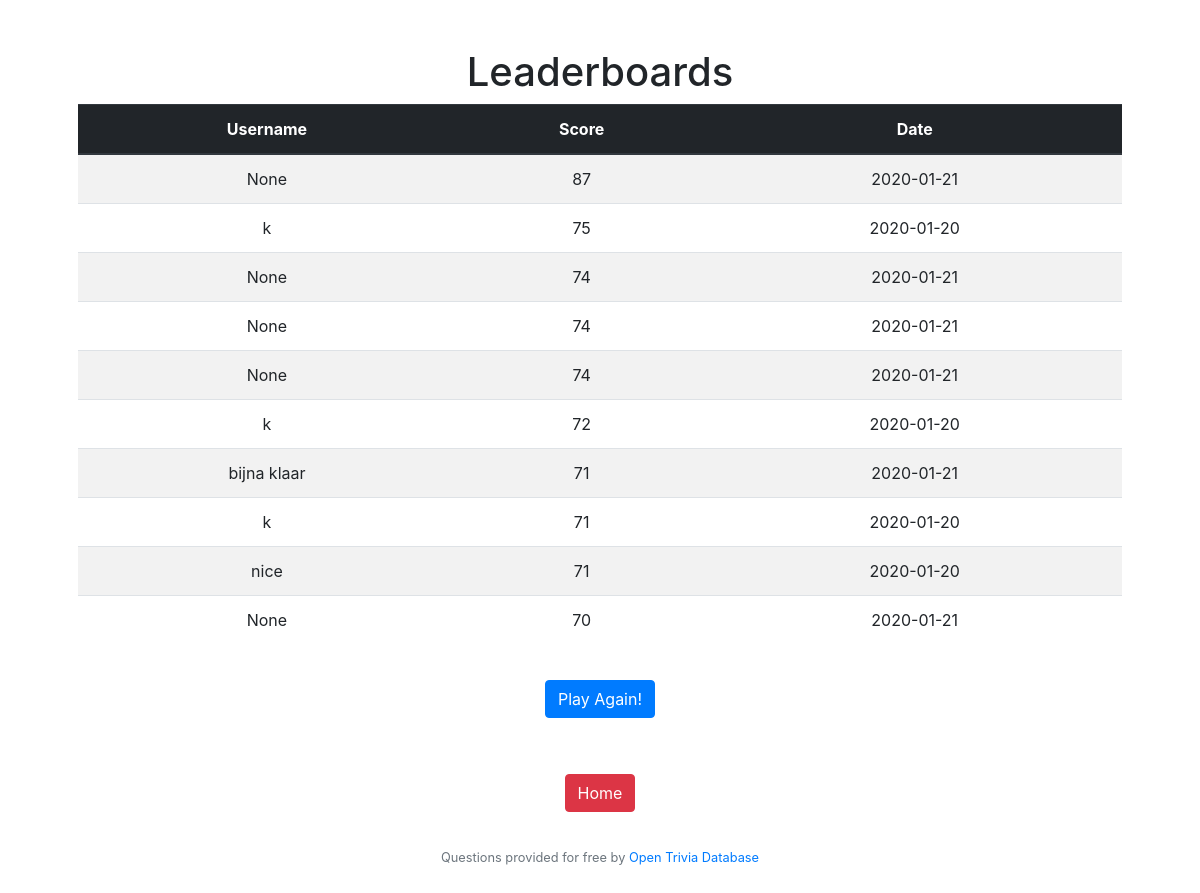
The page /leaderboard on the database as committed earlier.
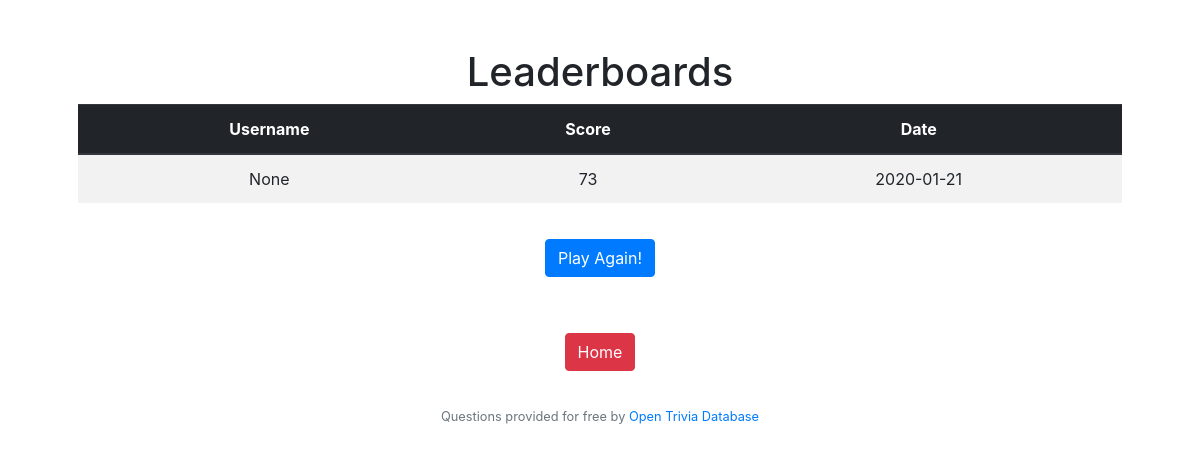
The same page on the database as committed later.
### tables this page shows
CREATE TABLE 'scores' ('id' integer PRIMARY KEY AUTOINCREMENT NOT NULL, 'username' varchar(16), 'score' integer NOT NULL, 'date' date NOT NULL DEFAULT CURRENT_DATE);

### application.py (the view)
@app.route("/leaderboard")
def leaderboard():
    topscores = db.execute("SELECT * FROM scores ORDER BY score")[::-1][:10]
    return render_template("leaderboard.html", scores=topscores)

### application.py (called while the page is built)
@app.after_request
def after_request(response):
    response.headers["Cache-Control"] = "no-cache, no-store, must-revalidate"
    response.headers["Expires"] = 0
    response.headers["Pragma"] = "no-cache"
    return response

### templates/leaderboard.html
{% extends "layout.html" %}
{% block main %}
<h1>Leaderboards</h1>
<table class="table table-striped">
  <thead class="thead-dark">
    <tr>
      <th scope="col">Username</th>
      <th scope="col">Score</th>
      <th scope="col">Date</th>
    </tr>
  </thead>
  <tbody>
    {% for score in scores %}
    <tr>
      <td> {{score.username}} </td>
      <td> {{score.score}}</td></td>
      <td> {{score.date}}</td>
    </tr>
    {% endfor %}
  </tbody>
</table>
<form action="/quiz" method="get">
    <p><button type="submit" class="btn btn-primary">Play Again!</button></p>
</form>
<form action="/" method="get">
    <p><button type="submit" class="btn btn-danger">Home</button></p>
</form>
{% endblock %}

### templates/layout.html (shortened to what this page needs)
<!DOCTYPE HTML>
<html lang="en">
    <head>
        <link href="https://maxcdn.bootstrapcdn.com/bootstrap/4.1.3/css/bootstrap.min.css" rel="stylesheet">
        <link rel="stylesheet" type="text/css" href="/static/styles.css">
    </head>
    <body>
        <main class = "container p-5">
            {% block main %}
            {% endblock %}
            <footer class = "small text-center text-muted">
                Questions provided for free by <a href = "https://opentdb.com/">Open Trivia Database</a>
            </footer>
        </main>
    </body>
</html>

### static/styles.css (style rules this page uses)
main { overflow-x: auto; text-align: center; }
button { margin:20px; }

Rows that differ between the two databases and show on the page:
removed scores: username "None", score "87", date "2020-01-21"
removed scores: username "k", score "75", date "2020-01-20"
removed scores: username "None", score "74", date "2020-01-21"
removed scores: username "None", score "74", date "2020-01-21"
removed scores: username "None", score "74", date "2020-01-21"
removed scores: username "k", score "72", date "2020-01-20"
removed scores: username "bijna klaar", score "71", date "2020-01-21"
removed scores: username "k", score "71", date "2020-01-20"
removed scores: username "nice", score "71", date "2020-01-20"
removed scores: username "None", score "70", date "2020-01-21"
added scores: username "None", score "73", date "2020-01-21"
